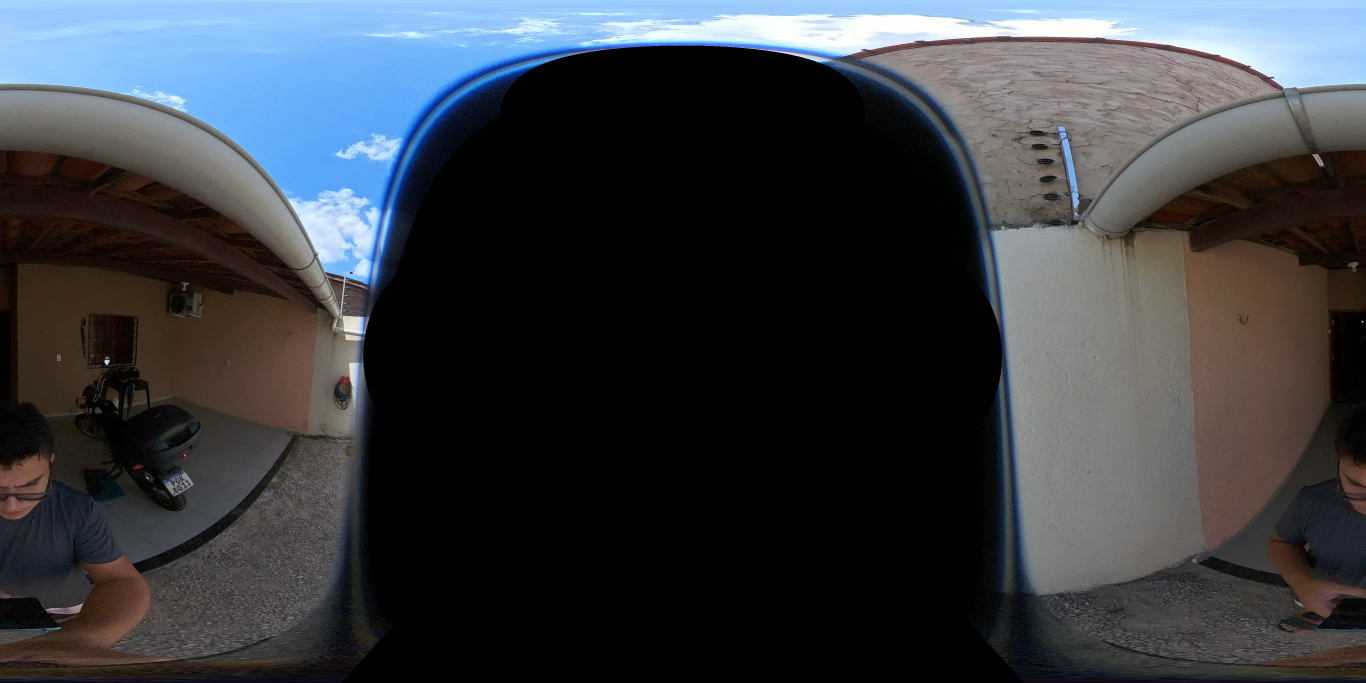
#> input picture calibration_test/grid_search_t10_e100_back.jpg, 4096 x 2048 px (shown at 1/3 size)
$ python -i auto_calibrator.py   (imports and definitions only)
#> lines starting #> are read from the running program, lines starting #| are printed output that depends on the picture; after the words box and inside, x2 and y2 are one past the last pixel; in counts of white or black regions, pixels touching at a corner belong together
"""
Automatic parameter calibration for dual fisheye image stitching.

This module provides AI-based feature matching and parameter optimization
to automatically determine optimal stitching parameters (FOV, yaw, pitch, roll,
threshold, erosion) without manual tuning.

Implements three tiers of feature matching:
1. ORB (Oriented FAST and Rotated BRIEF) - CPU-only, fast, baseline
2. SIFT (Scale-Invariant Feature Transform) - CPU-only, accurate, requires opencv-contrib
3. SuperGlue + SuperPoint - GPU-accelerated, state-of-the-art, requires PyTorch

The system automatically falls back to simpler methods if advanced ones are unavailable.
"""

import cv2
import numpy as np
from abc import ABC, abstractmethod
import subprocess
import os
from typing import Tuple, List, Dict, Optional


class FeatureMatcher(ABC):
    """
    Abstract base class for feature detection and matching algorithms.
    """

    # [67 lines left out: functions detect_features, match_features, estimate_homography, not called in this run]


class ORBFeatureMatcher(FeatureMatcher):
    """
    ORB (Oriented FAST and Rotated BRIEF) feature matcher.
    Fast, CPU-only, always available. Baseline method.
    """

    def __init__(self, n_features: int = 2000):
        """
        Initialize ORB detector.

        Args:
            n_features: Maximum number of features to detect
        """
        self.detector = cv2.ORB_create(nfeatures=n_features)
        self.matcher = cv2.BFMatcher(cv2.NORM_HAMMING, crossCheck=False)

    # [32 lines left out: functions detect_features, match_features, not called in this run]


class SIFTFeatureMatcher(FeatureMatcher):
    """
    SIFT (Scale-Invariant Feature Transform) feature matcher.
    More accurate than ORB, requires opencv-contrib-python.
    """

    def __init__(self, n_features: int = 2000):
        """
        Initialize SIFT detector.

        Args:
            n_features: Maximum number of features to detect
        """
        try:
            self.detector = cv2.SIFT_create(nfeatures=n_features)
            self.matcher = cv2.BFMatcher(cv2.NORM_L2, crossCheck=False)
            self.available = True
        except AttributeError:
            print("Warning: SIFT not available (requires opencv-contrib-python)")
            self.available = False

    # [35 lines left out: functions detect_features, match_features, not called in this run]


class AutoCalibrator:
    """
    Automatic parameter calibration for dual fisheye stitching.

    Uses feature matching to automatically determine optimal stitching parameters:
    - FOV (Field of View)
    - Yaw, Pitch, Roll (rotation angles for front and back lenses)
    - Threshold (vignette masking)
    - Erosion (mask edge removal)
    """

    def __init__(self, output_w: int = 4096, output_h: int = 2048, ffmpeg_path: str = "ffmpeg"):
        """
        Initialize auto-calibrator.

        Args:
            output_w: Output equirectangular width
            output_h: Output equirectangular height
            ffmpeg_path: Path to ffmpeg executable
        """
        self.output_w = output_w
        self.output_h = output_h
        self.ffmpeg_path = ffmpeg_path

        # Try to initialize matchers in order of preference
        self.matchers = self._initialize_matchers()

    def _initialize_matchers(self) -> Dict[str, FeatureMatcher]:
        """Initialize available feature matchers."""
        matchers = {}

        # ORB is always available
        matchers['orb'] = ORBFeatureMatcher(n_features=3000)
        print("✓ ORB matcher initialized")

        # Try SIFT
        try:
            sift = SIFTFeatureMatcher(n_features=3000)
            if sift.available:
                matchers['sift'] = sift
                print("✓ SIFT matcher initialized")
        except Exception as e:
            print(f"✗ SIFT matcher unavailable: {e}")

        # TODO: Add SuperGlue in Phase 2

        return matchers

    def get_available_matchers(self) -> List[str]:
        """Return list of available matcher names."""
        return list(self.matchers.keys())

    # [261 lines left out: functions _unwarp_fisheye, _decompose_homography_to_angles, _extract_overlap_regions, optimize_parameters, _estimate_masking_params, not called in this run]

    def detect_lens_radius(self, image_path: str) -> int:
        """
        Automatically detect the radius of the valid lens circle.

        Args:
            image_path: Path to fisheye image

        Returns:
            radius: Detected radius (with safety margin)
        """
        img = cv2.imread(image_path)
#> img is the input picture: shape (2048, 4096, 3); mean B, G, R 64.3, 59.7, 55.8
        if img is None:
            return 0

        gray = cv2.cvtColor(img, cv2.COLOR_BGR2GRAY)
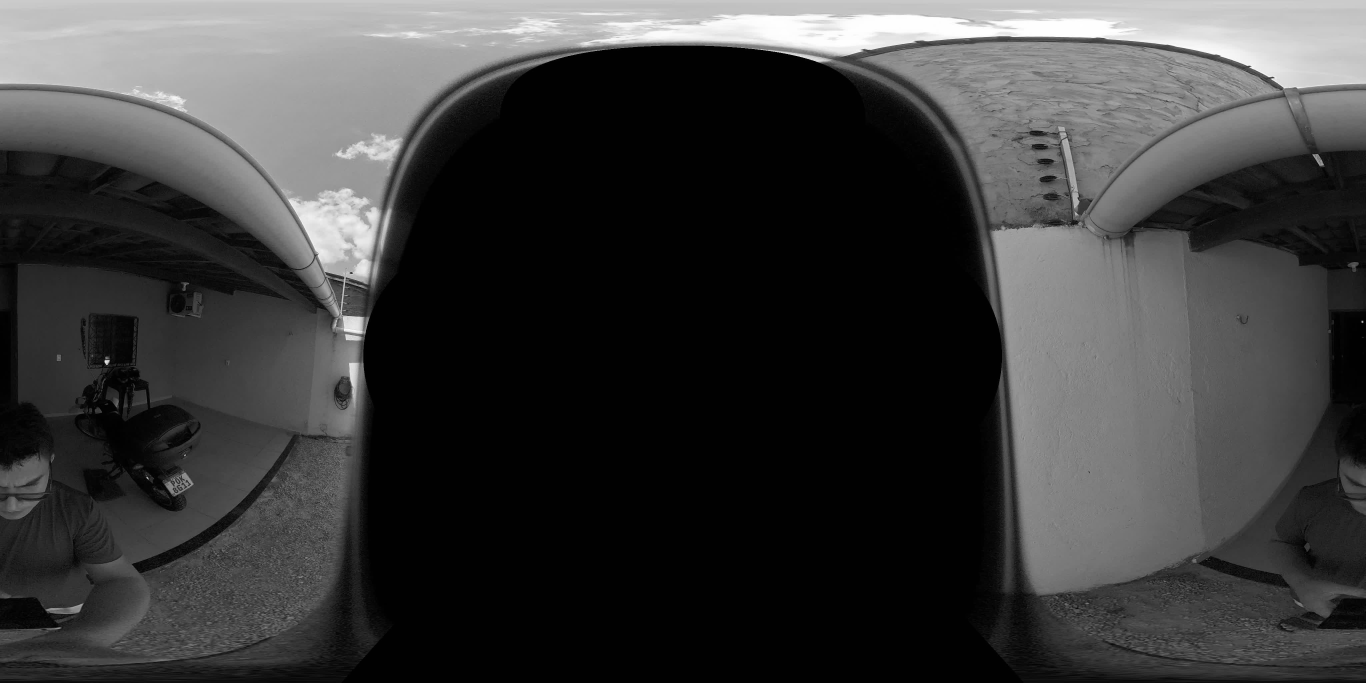
#> gray: shape (2048, 4096) (shown at 1/3 size); min 0, max 255, mean 59.2

        # Threshold to separate image from black background
        # Fisheye images usually have a sharp transition to black
        _, thresh = cv2.threshold(gray, 20, 255, cv2.THRESH_BINARY)
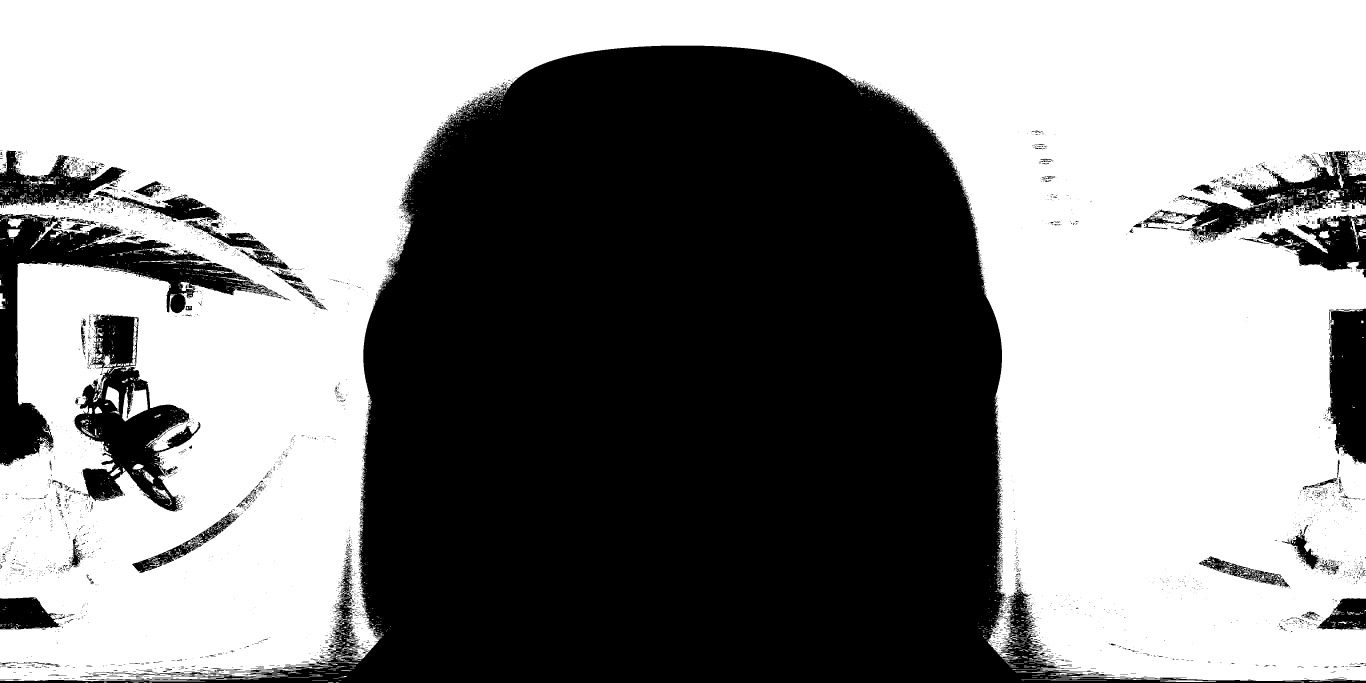
#> thresh: shape (2048, 4096) (shown at 1/3 size); 54.4% white; 4844 black regions (4511 under 20 px)

        # Find contours
        contours, _ = cv2.findContours(thresh, cv2.RETR_EXTERNAL, cv2.CHAIN_APPROX_SIMPLE)
#> contours = 2330 contours, 2261 with area under 20; largest, box (x1, y1, x2, y2) and area: (0, 0, 4096, 2044) 4699125, (24, 655, 72, 683) 742, (25, 688, 61, 728) 646, (3956, 688, 3988, 715) 468, (3808, 581, 3859, 609) 462

        if not contours:
            return 0

        # Find largest contour (assumed to be the lens circle)
        largest_contour = max(contours, key=cv2.contourArea)
#> largest_contour = contour of 16943 points, box (x1, y1, x2, y2) (0, 0, 4096, 2044), area 4699125

        # Find enclosing circle
        ((cx, cy), radius) = cv2.minEnclosingCircle(largest_contour)
#> cx = 2047.5; cy = 1020.5; radius = 2287.7

        # Apply safety margin (99% of detected radius) to cut off the bright edge
        safe_radius = int(radius * 0.99)
#> safe_radius = 2264

        print(f"Detected lens radius: {radius:.1f} -> Safe radius: {safe_radius}")
#| Detected lens radius: 2287.7 -> Safe radius: 2264

        return safe_radius

>>> result = AutoCalibrator().detect_lens_radius('calibration_test/grid_search_t10_e100_back.jpg')
#> result = 2264
